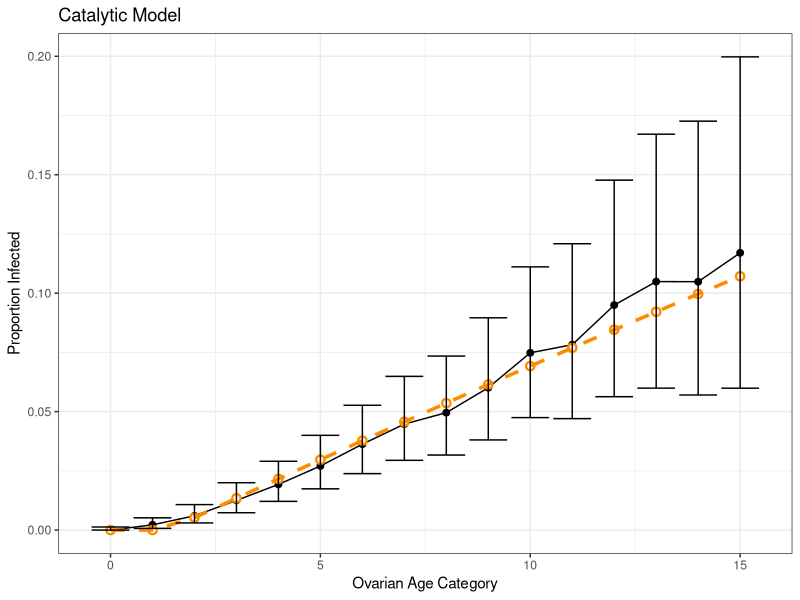
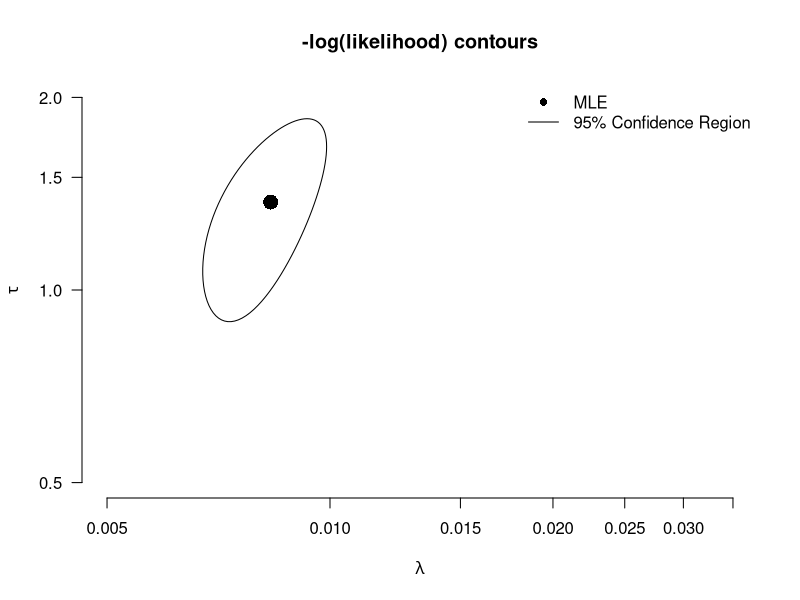

These charts were generated, in order, by the following R code:
library(tidyverse)
library(ellipse)

# Data prep ---------------------------------------------------------------

#df_C <- read.csv("MMED_C.csv", skip = 1) %>%
 # mutate(Species = "C") %>%
#  rename(time = category,
 #        N = dissected,
  #       I = Infected) %>%
#  mutate(prop_inf = I / N)


# To produce the confidence intervals


# c_binom <- mapply(function(x,n) binom.test(x,n)$conf.int, df_C$I, df_C$N)


# CI_df <- data.frame(time = 0:15, Lower_CI = c(c_binom[1,]) , Upper_CI = c(c_binom[2,]) )

# merge CI with dataframe
# df_C_CI <- left_join(df_C, CI_df, by = "time")

# only for first time
# write.csv(df_C_CI, "MMED_C_CI.csv")

# import data again
df_C <- read.csv("MMED_C_CI.csv")


# Catalytic model ---------------------------------------------------------

catalytic_func <- function(lambda, a, tau) {
  infections <- 1 - exp(-lambda * pmax((a - tau), 0)) #avoid negative time
  return(infections)
}

# MLE ---------------------------------------------------------------------

neg_log_likelihood <- function(params, data) {
  lambda <- params[1]
  tau <- params[2]
  
  pt <- catalytic_func(lambda, data$time, tau)
  
  # avoid log(0)
  pt <- pmin(pmax(pt, 1e-10), 1 - 1e-10)
  
  -sum(dbinom(data$I, size = data$N, prob = pt, log = TRUE))
}


init_params <- c(lambda = 0.05, tau = 5)

optim.vals <- optim(par = init_params,
                    fn = neg_log_likelihood,
                    data = df_C,
                    method = "SANN",
                    lower = c(0.0001, 0),
                    upper = c(1, max(df_C$time)),
                    # add that we want the hessian matrix
                    hessian = T)


# Results -----------------------------------------------------------------


optim.vals$par  # best estimates 

lambda_hat <- optim.vals$par[1]
tau_hat <- optim.vals$par[2]

optim.vals$par[1]
optim.vals$par[2]

#df_fit <- df_C %>%
#  mutate(predicted = catalytic_func(lambda_hat, time, tau_hat))

df_fit = data.frame(time = 0:15, predicted = catalytic_func(lambda_hat, 0:15, tau_hat))

df_fit <- left_join(df_fit, df_C, by = "time")


ggplot(df_fit, aes(x = time)) +
  geom_point(aes(y = prop_inf), color = "black", size = 2) +
  geom_line(aes(y = prop_inf), color = "black") +
  geom_point(shape = 21, aes(y = predicted), color = "darkorange", fill = "white", size = 2, stroke = 1.2) +
  geom_line(aes(y = predicted), color = "darkorange", linetype = "dashed", linewidth = 1.2) +
  geom_errorbar(aes(y = prop_inf, ymin = Lower_CI, ymax = Upper_CI ))+
  labs(title = "Catalytic Model",
       x = "Ovarian Age Category",
       y = "Proportion Infected") +
  theme_bw()

# Adding and plotting parameter CIs

MLEfits <- optim.vals$par
fisherInfMatrix <- solve(optim.vals$hessian)


plot(1,1, type = 'n', log = 'xy',
     ## xlim = range(alpha.seq), ylim = range(Beta.seq),
     xlim = c(0.005,0.035), ylim = c(.5,2),
     las = 1,
     xlab = expression(lambda), ylab = expression(tau),
     main = "-log(likelihood) contours", bty = "n")
## Add true parameter values to the plot #### Here
#with(true_pars, points(lambda_h, tau_h, pch = 16, cex = 2, col = 'red'))
## Add MLE to the plot
points(MLEfits['lambda'], MLEfits['tau'], pch = 16, cex = 2, col = 'black')
## Add 95% contour ellipse from Hessian
lines(ellipse(fisherInfMatrix, centre = MLEfits, level = .95))


#### Here
#legend("topright", c('truth', 'MLE', '95% Confidence Region'), lty = c(NA, NA, 1), pch = c(16,16, NA),
#col = c('red', 'black', 'black'), bg='white', bty = 'n')
legend("topright", c('MLE', '95% Confidence Region'), lty = c(NA, 1), pch = c(16, NA),
       col = c('black', 'black'), bg='white', bty = 'n')


prop_sigma<-sqrt(diag(fisherInfMatrix))
prop_sigma<-diag(fisherInfMatrix)
upper<-optim.vals$par+1.96*prop_sigma
lower<-optim.vals$par-1.96*prop_sigma
interval<-data.frame(value=optim.vals $par, upper=upper, lower=lower)
